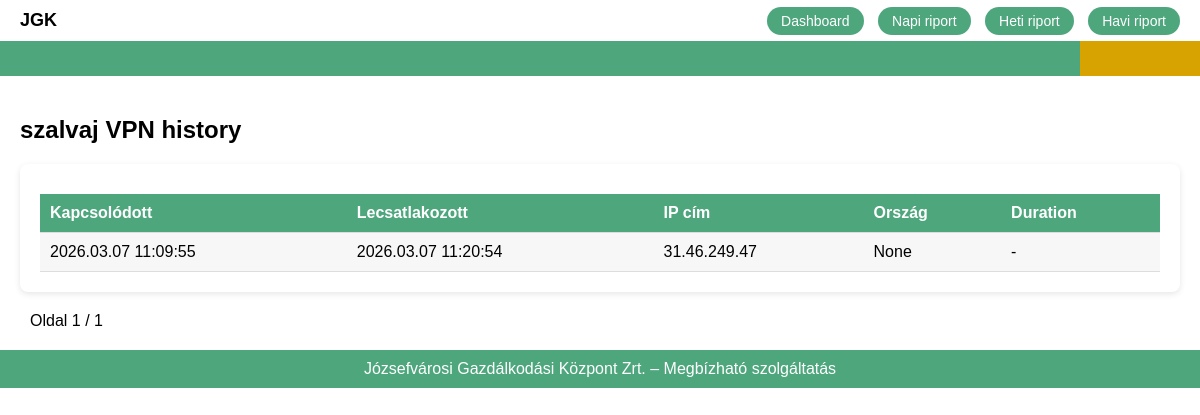
Screenshot of /report/user/szalvaj/ with the database file from the repository.
### vpn/models.py (models this page shows, shortened)
class VPNSession(models.Model):
    username = models.CharField(max_length=100)
    remote_ip = models.GenericIPAddressField()
    vpn_ip = models.GenericIPAddressField(null=True, blank=True)
    connected_at = models.DateTimeField()
    disconnected_at = models.DateTimeField(null=True, blank=True)
    duration_seconds = models.IntegerField(null=True, blank=True)
    country = models.CharField(max_length=100, null=True, blank=True)
    country_code = models.CharField(max_length=2, null=True, blank=True)
    latitude = models.FloatField(null=True, blank=True)
    longitude = models.FloatField(null=True, blank=True)
    created_at = models.DateTimeField(auto_now_add=True)
    class Meta:
        indexes = [
            models.Index(fields=["username"]),
            models.Index(fields=["connected_at"]),
        ]

### vpn/views.py (the view)
# urls.py: path('report/user/<str:username>/', views.user_history, name='user_history'),
def user_history(request, username):
    sessions = VPNSession.objects.filter(
        username=username,
        disconnected_at__isnull=False
    ).order_by("-connected_at")
    paginator = Paginator(sessions, 50)
    page_number = request.GET.get("page")
    page_obj = paginator.get_page(page_number)
    return render(request, "user_history.html", {
        "username": username,
        "sessions": page_obj
    })

### vpn/templatetags/duration.py (called while the page is built, shortened)
@register.filter
def duration_format(seconds):
    if not seconds:
        return "-"

### templates/user_history.html (shortened to what this page needs)
{% extends "base.html" %}
{% load static %}
{% load duration %}
{% block content %}
<h2>{{ username }} VPN history</h2>
<div class="panel">
<table>
<tr>
<th>Kapcsolódott</th>
<th>Lecsatlakozott</th>
<th>IP cím</th>
<th>Ország</th>
<th>Duration</th>
</tr>
{% for s in sessions %}
<tr>
<td>{{ s.connected_at|date:"Y.m.d H:i:s" }}</td>
<td>{{ s.disconnected_at|date:"Y.m.d H:i:s" }}</td>
<td>
{{ s.remote_ip }}
</td>
<td>{{ s.country }}</td>
<td>{{ s.duration_seconds|duration_format }}</td>
</tr>
{% empty %}
<tr>
<td colspan="5" style="text-align:center;padding:20px;">
Nincs adat
</td>
</tr>
{% endfor %}
</table>
</div>
<div class="pagination">
<span style="padding:10px;">
Oldal {{ sessions.number }} / {{ sessions.paginator.num_pages }}
</span>
</div>
{% endblock %}

### static/css/style.css (style rules this page uses)
body { margin:0; font-family:Arial; background:#ffffff; color:#000; }
.panel { background:#ffffff; color:#000; padding:20px; border-radius:8px; margin-bottom:20px; box-shadow:0 2px 6px rgba(0,0,0,0.1); }
table { width:100%; border-collapse:collapse; margin-top:10px; color:#000; }
th,td { padding:10px; border-bottom:1px solid #ddd; }
th { text-align:left; background:#4ea67d; color:white; }
tr:nth-child(even) { background:#f7f7f7; }

### rows the page displays
VPNSession: username "szalvaj", connected_at "2026.03.07 11:09:55", disconnected_at "2026.03.07 11:20:54", remote_ip "31.46.249.47", country "None", duration_seconds|duration_format "-"

### other values shown
{{ sessions.number }} "1"
{{ sessions.paginator.num_pages }} "1"
